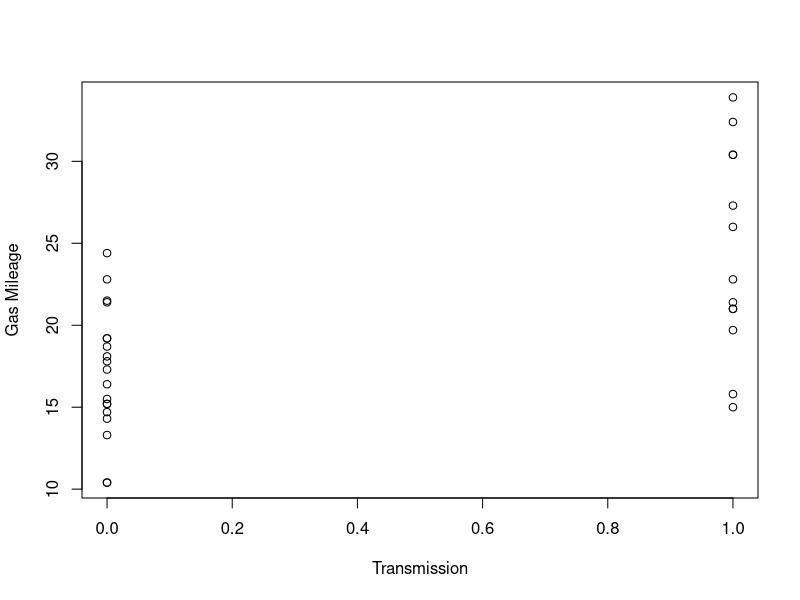
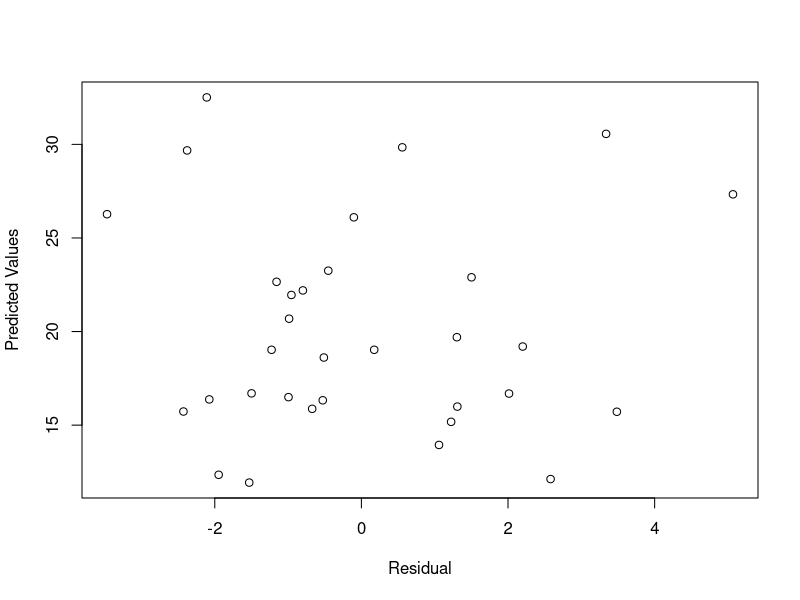

Reproduce these figures in R, in order.
## ---- chunk 1
help(mtcars)
attach(mtcars)
## ---- chunk 2
plot(am,mpg,xlab="Transmission",ylab="Gas Mileage")
## ---- chunk 3
am_mpg <- mpg[!mtcars$am]
man_mpg <- mpg[mtcars$am==1]
test <- t.test(man_mpg,am_mpg,alternative="greater",conf.level=0.95)
test
## ---- chunk 4
mean(man_mpg)-mean(am_mpg)
## ---- chunk 5
attach(mtcars)
lin_model <- lm(mpg ~ ., data=mtcars)
summary(lin_model)$coef
## ---- chunk 6
summary(lm(mpg~factor(cyl)))$coef
summary(lm(mpg~disp))$coef
summary(lm(mpg~hp))$coef
summary(lm(mpg~drat))$coef
summary(lm(mpg~wt))$coef
summary(lm(mpg~qsec))$coef
summary(lm(mpg~factor(vs)))$coef
summary(lm(mpg~factor(am)))$coef
summary(lm(mpg~factor(gear)))$coef
summary(lm(mpg~factor(carb)))$coef
## ---- chunk 7
summary(lm(mpg~factor(cyl)+drat+wt+factor(vs)+factor(gear)+factor(am)))
## ---- chunk 8
summary(lm(mpg~factor(cyl)+wt+factor(gear)+factor(am)))
## ---- chunk 9
summary(lm(mpg~factor(cyl)+factor(gear)*wt+factor(am)))
## ---- chunk 10
fit1 <- lm(mpg~factor(am))
fit2 <- update(fit1,mpg~factor(am)+factor(cyl))
fit3 <- update(fit2,mpg~factor(cyl)+factor(am)+factor(gear)*wt)
anova(fit1,fit2,fit3)
## ---- chunk 11
plot(resid(fit3),predict(fit3),ylab="Predicted Values",xlab="Residual")
